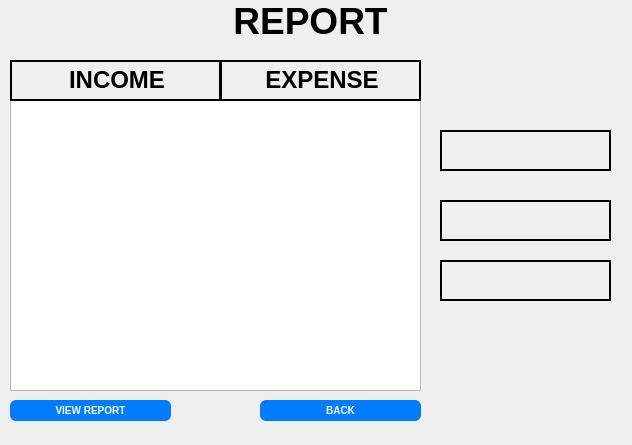
<?xml version="1.0" encoding="UTF-8"?>
<ui version="4.0">
 <class>report</class>
 <widget class="QDialog" name="report">
  <property name="geometry">
   <rect>
    <x>0</x>
    <y>0</y>
    <width>632</width>
    <height>445</height>
   </rect>
  </property>
  <property name="windowTitle">
   <string>Report</string>
  </property>
  <widget class="QLabel" name="label">
   <property name="geometry">
    <rect>
     <x>210</x>
     <y>0</y>
     <width>201</width>
     <height>41</height>
    </rect>
   </property>
   <property name="text">
    <string>&lt;html&gt;&lt;head/&gt;&lt;body&gt;&lt;p align=&quot;center&quot;&gt;&lt;span style=&quot; font-size:28pt; font-weight:700;&quot;&gt;REPORT&lt;/span&gt;&lt;/p&gt;&lt;/body&gt;&lt;/html&gt;</string>
   </property>
  </widget>
  <widget class="QTableWidget" name="tableWidget">
   <property name="geometry">
    <rect>
     <x>10</x>
     <y>100</y>
     <width>411</width>
     <height>291</height>
    </rect>
   </property>
  </widget>
  <widget class="QPushButton" name="add">
   <property name="geometry">
    <rect>
     <x>10</x>
     <y>400</y>
     <width>161</width>
     <height>21</height>
    </rect>
   </property>
   <property name="styleSheet">
    <string notr="true">QPushButton {
	background-color:#007cff;
border-radius:6px;
font-size:10px;
font-weight: bold;
color:white;

}</string>
   </property>
   <property name="text">
    <string>VIEW REPORT</string>
   </property>
  </widget>
  <widget class="QLabel" name="label_4">
   <property name="geometry">
    <rect>
     <x>440</x>
     <y>260</y>
     <width>171</width>
     <height>41</height>
    </rect>
   </property>
   <property name="frameShape">
    <enum>QFrame::Shape::Box</enum>
   </property>
   <property name="frameShadow">
    <enum>QFrame::Shadow::Plain</enum>
   </property>
   <property name="lineWidth">
    <number>2</number>
   </property>
   <property name="midLineWidth">
    <number>0</number>
   </property>
   <property name="text">
    <string/>
   </property>
  </widget>
  <widget class="QLabel" name="label_3">
   <property name="geometry">
    <rect>
     <x>440</x>
     <y>200</y>
     <width>171</width>
     <height>41</height>
    </rect>
   </property>
   <property name="frameShape">
    <enum>QFrame::Shape::Box</enum>
   </property>
   <property name="frameShadow">
    <enum>QFrame::Shadow::Plain</enum>
   </property>
   <property name="lineWidth">
    <number>2</number>
   </property>
   <property name="midLineWidth">
    <number>0</number>
   </property>
   <property name="text">
    <string/>
   </property>
  </widget>
  <widget class="QLabel" name="label_2">
   <property name="geometry">
    <rect>
     <x>440</x>
     <y>130</y>
     <width>171</width>
     <height>41</height>
    </rect>
   </property>
   <property name="frameShape">
    <enum>QFrame::Shape::Box</enum>
   </property>
   <property name="frameShadow">
    <enum>QFrame::Shadow::Plain</enum>
   </property>
   <property name="lineWidth">
    <number>2</number>
   </property>
   <property name="midLineWidth">
    <number>0</number>
   </property>
   <property name="text">
    <string/>
   </property>
  </widget>
  <widget class="QPushButton" name="add_2">
   <property name="geometry">
    <rect>
     <x>260</x>
     <y>400</y>
     <width>161</width>
     <height>21</height>
    </rect>
   </property>
   <property name="styleSheet">
    <string notr="true">QPushButton {
	background-color:#007cff;
border-radius:6px;
font-size:10px;
font-weight: bold;
color:white;

}</string>
   </property>
   <property name="text">
    <string>BACK</string>
   </property>
  </widget>
  <widget class="QLabel" name="label_5">
   <property name="geometry">
    <rect>
     <x>10</x>
     <y>60</y>
     <width>211</width>
     <height>41</height>
    </rect>
   </property>
   <property name="frameShape">
    <enum>QFrame::Shape::Box</enum>
   </property>
   <property name="frameShadow">
    <enum>QFrame::Shadow::Plain</enum>
   </property>
   <property name="lineWidth">
    <number>2</number>
   </property>
   <property name="midLineWidth">
    <number>0</number>
   </property>
   <property name="text">
    <string>&lt;html&gt;&lt;head/&gt;&lt;body&gt;&lt;p align=&quot;center&quot;&gt;&lt;span style=&quot; font-size:18pt; font-weight:700;&quot;&gt;INCOME&lt;/span&gt;&lt;/p&gt;&lt;/body&gt;&lt;/html&gt;</string>
   </property>
  </widget>
  <widget class="QLabel" name="label_6">
   <property name="geometry">
    <rect>
     <x>220</x>
     <y>60</y>
     <width>201</width>
     <height>41</height>
    </rect>
   </property>
   <property name="frameShape">
    <enum>QFrame::Shape::Box</enum>
   </property>
   <property name="frameShadow">
    <enum>QFrame::Shadow::Plain</enum>
   </property>
   <property name="lineWidth">
    <number>2</number>
   </property>
   <property name="midLineWidth">
    <number>0</number>
   </property>
   <property name="text">
    <string>&lt;html&gt;&lt;head/&gt;&lt;body&gt;&lt;p align=&quot;center&quot;&gt;&lt;span style=&quot; font-size:18pt; font-weight:700;&quot;&gt;EXPENSE&lt;/span&gt;&lt;/p&gt;&lt;/body&gt;&lt;/html&gt;</string>
   </property>
  </widget>
 </widget>
 <resources/>
 <connections/>
</ui>
